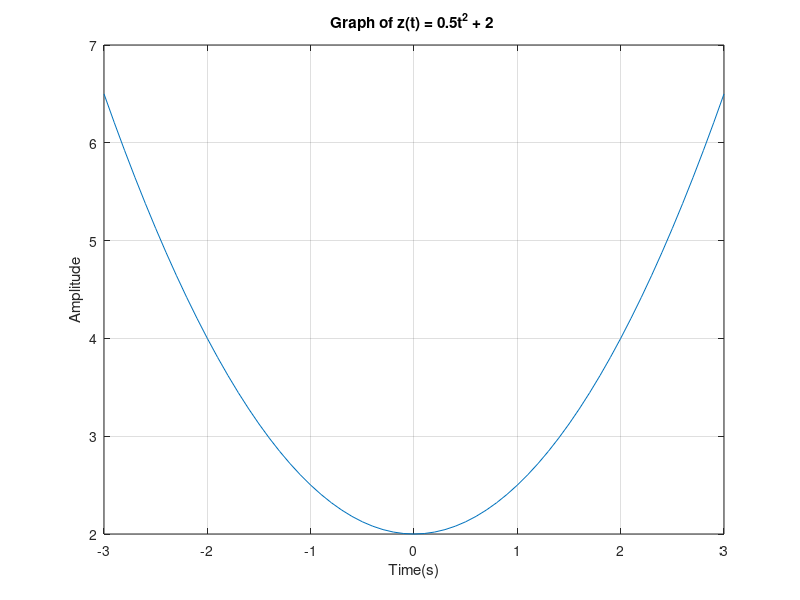

The MATLAB source for this figure:
clear
clc
close all

t = -3:0.1:3;
z = 0.5*(t.^2) + 2;

figure
plot(t,z)
grid on
xlabel("Time(s)")
ylabel("Amplitude")
title("Graph of z(t) = 0.5t^2 + 2 ")
